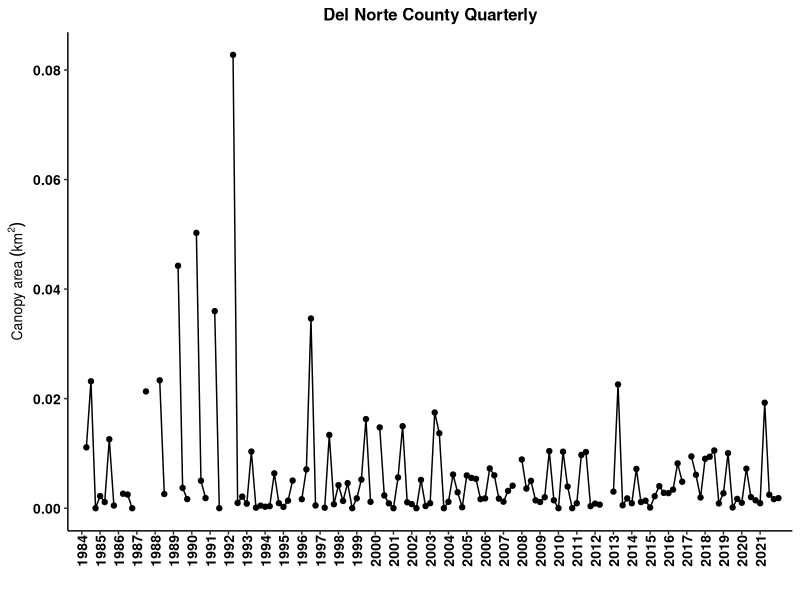
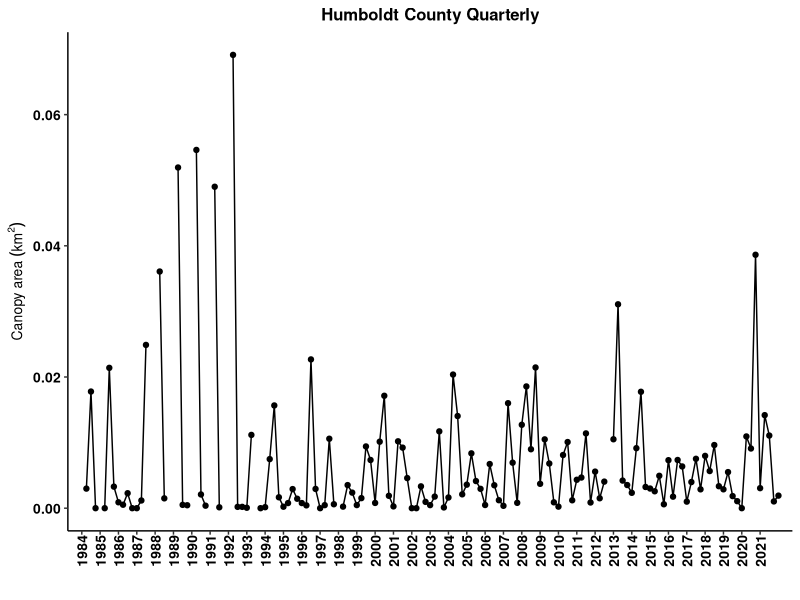
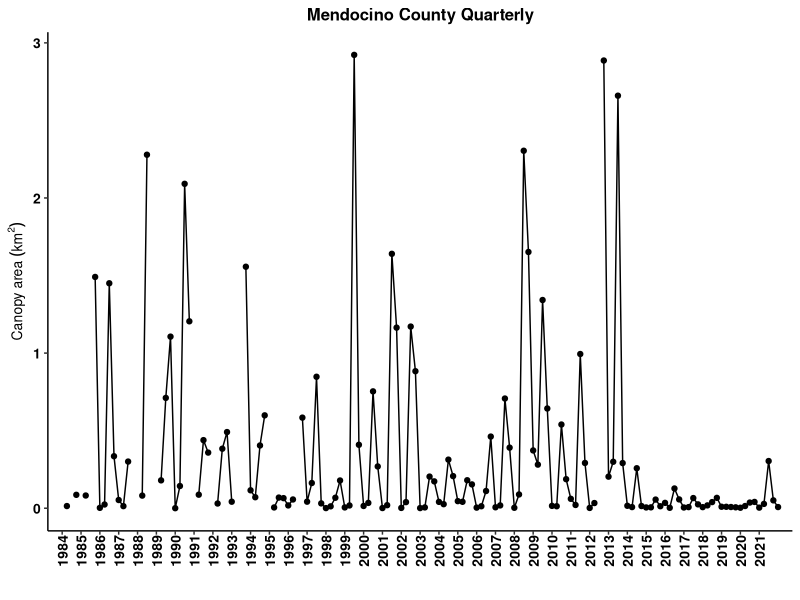
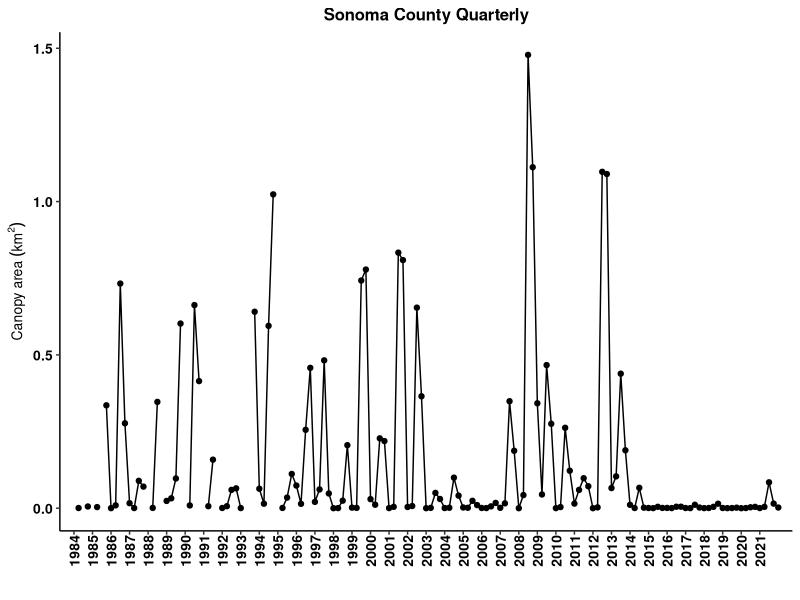
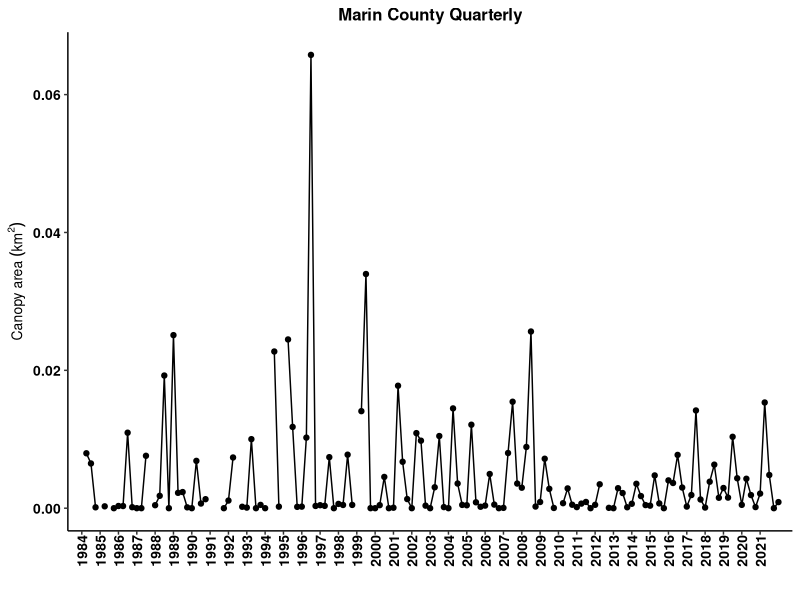
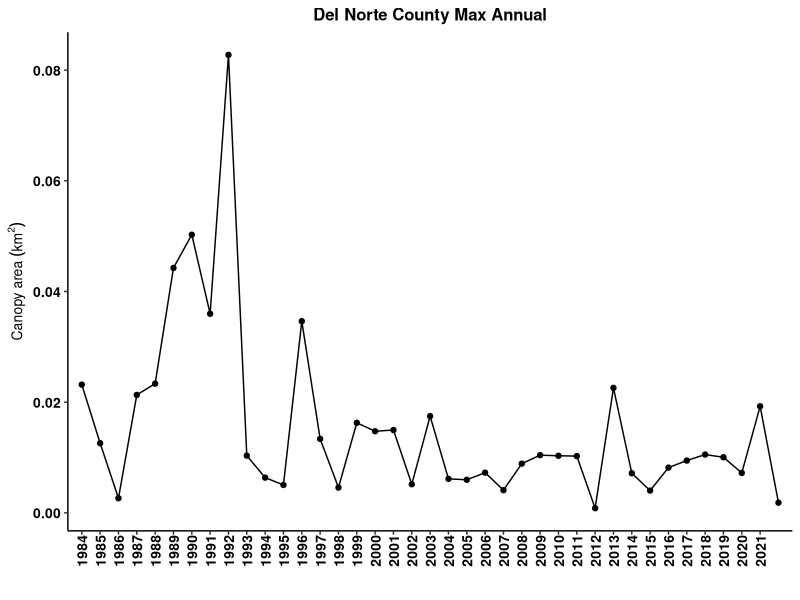
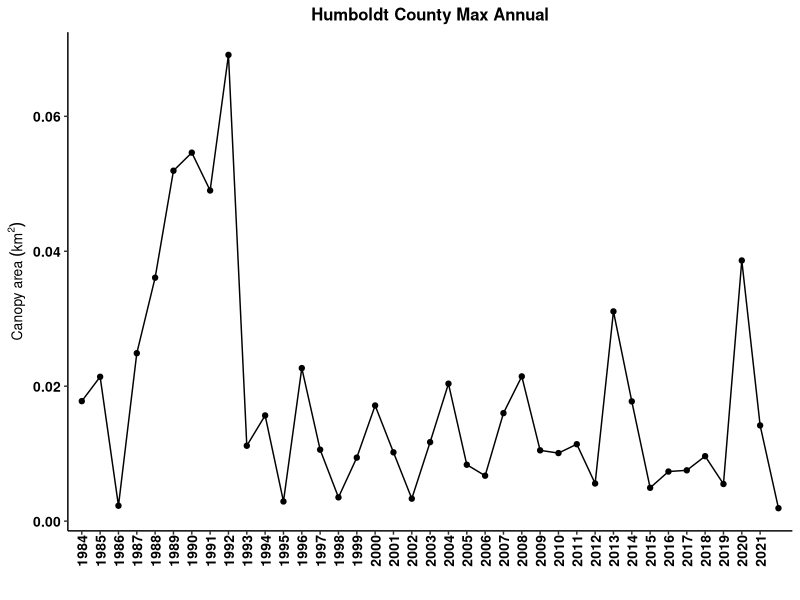
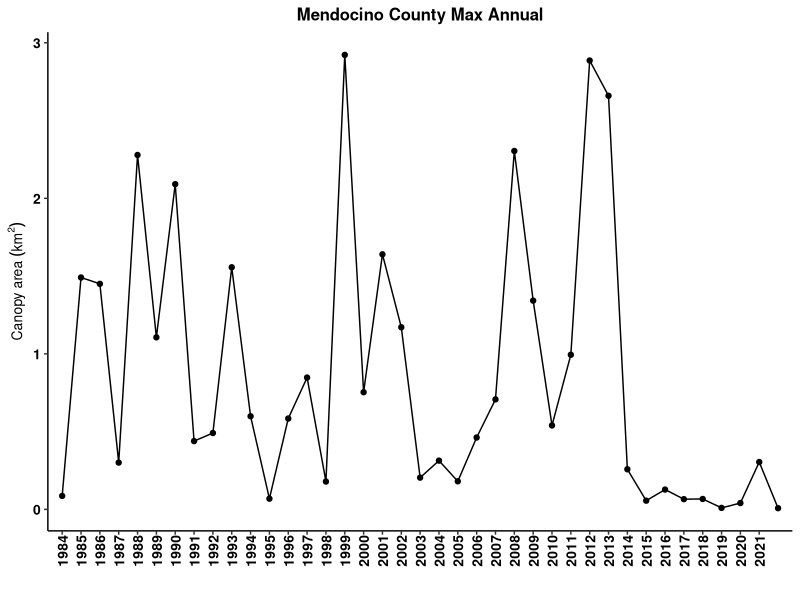

Write the R code that produced these figures, in order.
## ---- chunk 1
knitr::opts_chunk$set(echo = FALSE, warning=FALSE)
options(knitr.table.format = "latex")
# to create a PDF output, change "output:html_document" to "output: pdf_document" in the header above.
# note about fig_crop:FALSE. This makes the PDF output look nicer by putting spaces btwn the figures instead of smashing them as close together as possible. It doesn't do anything to the HTML output as far as I can tell.
# how to assign username: git config --global user.name "gcontolini"
# how to add, commit, and add message in terminal: git commit -am "commit message"
# how to write commit message in terminal: write message then press esc and :wq to save and exit

#### Load libraries ####
library(ggplot2) # plotting
library(ggpubr) # arranging plots
library(scales) # let's you put commas in the axis labels for thousands
library(dplyr) # data manipulations
library(tidyr) # data cleaning
library(readr) # better data reading
library(ncdf4)
library(sf) # special features. probably mapping. 
library(sp) # spatial data
library(lubridate) # manipulating dates easily
library(knitr) # to knit the Rmd file
library(kableExtra) # pretty tables
library(bookdown) # pretty table additions

#### ggplot theme ####
my.theme = theme( 
   panel.background = element_blank(), 
   panel.grid.minor.x = element_blank(),
   panel.grid.major.x = element_blank(),
   panel.grid = element_blank(),
   axis.text  = element_text(size=10, face='bold', color='black'), #makes axis labels bigger
   axis.title = element_text(size=10, face="bold"), #makes axis title bigger and bold
   #axis.title.y = element_text(margin=margin(0,10,0,5)), #pushes the y axis title away from the y axis labels
   strip.background = element_blank(),
   #legend.title = element_blank(),
   #legend.text = element_text(size=8),
   legend.background = element_blank(), 
   legend.key = element_blank(), #makes the legend background behind the symbols go away.
   #axis.ticks.x = element_blank()
   axis.line = element_line(color = 'black'), 
   panel.border = element_blank(), # this removes the box around the plot   
   plot.title = element_text(size=12 ,face='bold', hjust = 0.5), # hjust 0.5 makes title centered
   axis.text.x = element_text(size = 10, angle = 90, vjust = 0.5, margin = margin(0,0,5,0)) # rotates x axis labels 90 degrees counter-clockwise, pushes bars onto x axis
)


#### Import data ####
# info on the data: https://sbclter.msi.ucsb.edu/data/catalog/package/?package=knb-lter-sbc.74

# Instructions from Dr. Tom Bell:
# “The output files show the Admin Bed # in the first column and the rest of the columns are quarters from 1984 - 2020. Area is in m2 and biomass is in fresh kg. Missing values (due to lack of imagery or clouds are labelled as -999).”

# Edible seaweed data from CDFW
# edible = read.csv('EdibleSeaweedHarvest_rfm_1-28-21.csv') # edible seaweed harvest. This one has months. That is important.
# kelp = read.csv('KelpHarvest_vers2_rfm_1-28-21.csv') # kelp harvest
## ---- chunk 2
# The loop below requires the NetCDF file which is too large for GitHub to host. Also takes several minutes to run. I commented it out here, copied it, ran it on my local machine, and read in the output at the end of this chunk. You can do the same if you have the shapefiles:
# 'MAN_CA_CountyStateWaters.shp' # county shapefiles
# 'LandsatkelpBiomass_2021_v2_withmetadata.nc' # Landsat kelp canopy area pixels from Environmental Data Initiative repository that hosts the Santa Barbara Coastal Long-term Ecological Monitoring Landsat processed kelp canpy area pixel data. You will need to visit their site to get the most updated data. 

#Kelp Biomass and Area Dynamics of State Waters Delineated by Coastal Counties
#Tom Bell
#November 18, 2020
# **Please let me know if you need help with any step!**

#Install Packages **(Only the first time you ever run this script)**
#The first time you ever run this script, please install these packages by removing the '#' in front of each line (lines 8 - 10)
# install.packages('ncdf4')
# install.packages('sf')
# install.packages('sp')

#Load Required Packages
#You need to load these packages each time you restart an R session and run this script
library(ncdf4)
library(sf)
library(sp)

#Set Work Directory
#This is a folder on your computer where all input files and outputs files will be placed
# **Please update this path to the working directory on your computer**
# **Note that on a Windows machine the forward slashes "/" have to be changed to back slashes "\"
# setwd("C:/Users/gcontolini/OneDrive - California Department of Fish and Wildlife/Documents/Bull Kelp Working Group/Data analysis")
# 
# #Load Coastal Counties State Waters Shapefile
# #Place the lat/lon version of the Coastal Counties State Waters shapefile in your working directory
# county_shapes <- st_read('MAN_CA_CountyStateWaters.shp')
# 
# #Open Kelp NetCDF File
# #Place the NetCDF file in your working directory
# #The file can be found here: https://sbclter.msi.ucsb.edu/data/catalog/package/?package=knb-lter-sbc.74
# nc_data <- nc_open('LandsatKelpBiomass_2022_Q1_withmetadata.nc')
# 
# #Load necessary variables from NetCDF File
# lon <- ncvar_get(nc_data, 'longitude')
# lat <- ncvar_get(nc_data, 'latitude')
# years <- ncvar_get(nc_data, 'year')
# quarters <- ncvar_get(nc_data, 'quarter')
# biomass <- ncvar_get(nc_data, 'biomass')
# area <- ncvar_get(nc_data, 'area')
# 
# #Make Coordinate Dataframe
# coords <- data.frame(lon,lat)
# 
# #Create output matrices
# LN = dim(quarters)
# output_biomass <- matrix(ncol=LN, nrow=22)
# output_area <- matrix(ncol=LN, nrow=22)
# 
# for(i in 1:22){
#   
#   #Pull shapefile coordinates from each coastal county
#   if (i == 17) {
#     county_coords <- as.data.frame(county_shapes[i,]$geometry[[1]][[30]][[1]])
#   } else {
#     county_coords <- as.data.frame(county_shapes[i,]$geometry[[1]][[1]][[1]])
#   }
# 
#   #Find the kelp coordinates that exist inside each county polygon
#   kelp_poly <- point.in.polygon(lon, lat, county_coords$V1, county_coords$V2, mode.checked=FALSE)
#   TF <- which(kelp_poly %in% 1)
# 
#   #Extract biomass and area data for each polygon
#   bio_county <- biomass[TF,] 
#   area_county <- area[TF,] 
# 
#   #Sum biomass and area
#   bio_county_sum <- colSums(bio_county, na.rm = TRUE, dims = 1)
#   area_county_sum <- colSums(area_county, na.rm = TRUE, dims = 1)
#   
#   #Remove Columns w/ >25% No Data (Clouds)
#   #Find all NA values (missing data) in the kelp dataset
#   bio_county_NA = is.na(bio_county)
#   area_county_NA = is.na(area_county)
#   
#   #Find number of kelp pixels in the polygon
#   L = dim(bio_county)
#   
#   #Calculate the percent of NAs for each season
#   bio_county_NA_percent <- colSums(bio_county_NA, na.rm = TRUE)/L[1]
#   area_county_NA_percent <- colSums(area_county_NA, na.rm = TRUE)/L[1]
#   
#   #Find seasons with greater than 20% missing data
#   NA_GT <- which(bio_county_NA_percent > 0.25)
#   NA_GTA <- which(area_county_NA_percent > 0.25)
#   
#   #Set seasons with greater than 20% missing data to -999
#   bio_county_sum[NA_GT] = -999
#   area_county_sum[NA_GTA] = -999
# 
#   #Add summed kelp canopy data to matrix
#   output_biomass[i,] <- bio_county_sum
#   output_area[i,] <- area_county_sum
#   
# }
# 
# #Transpose Quarter and Year data
# quarterst <- t(quarters)
# yearst <- t(years)
# 
# #Add Quarter and Year data to output matrices
# output2_biomass <- rbind(quarterst, output_biomass)
# output3_biomass <- rbind(yearst, output2_biomass)
# output2_area <- rbind(quarterst, output_area)
# output3_area <- rbind(yearst, output2_area)
# 
# #Add County name to output matrices
# CountyNA <- county_shapes$County
# Counties <- c(rep(NA,2),CountyNA)
# output4_biomass <- cbind(Counties, output3_biomass)
# output4_area <- cbind(Counties, output3_area)
# 
# #Write CSV of kelp biomass time series for each county
# write.csv(output4_biomass, 'kelp_biomass_county_output_2May2022.csv', row.names = FALSE)
# write.csv(output4_area, 'kelp_area_county_output_2May2022.csv', row.names = FALSE)

output4_area <- read_csv("kelp_area_county_output_2May2022.csv") # This is where I read in the output from the commented section above which was run on my local machine. 

# Label offshore islands
output4_area$Counties[3] = "Los Angeles_San Clemente Is"
output4_area$Counties[4] = "Ventura_San Nicholas Is"
output4_area$Counties[5] = "Los Angeles_Santa Catalina Is"
output4_area$Counties[6] = "Santa Barbara_Santa Barbara Is"
output4_area$Counties[7] = "Santa Barbara_Santa Cruz-Rosa-Miguel Is"
output4_area$Counties[8] = "San Francisco_Farallones Is"
output4_area$Counties[23]= "Ventura_Anacapa Is" # Anacapa Island
## ---- chunk 3
canopy_area <- output4_area %>%
   as.data.frame()

# I want to plot area vs. year.quarter. This means year.quarter needs to be in a column. Currently all cols are separate. This is called wide format. I want tall format.

# create column names
names(canopy_area) <- paste(canopy_area[1,], canopy_area[2,], sep='.') # paste years with quarters to make each col have a unique name.

# rename the ID col for counties
names(canopy_area)[1] <- "county"

# remove first 2 rows since they are not canopy data, just IDs--year and quarter
canopy_area <- canopy_area[-c(1:2),] 

# convert to tall format
canopy_area_tall <- canopy_area %>% 
   pivot_longer(-'county', names_to = 'year.qtr', values_to = 'm2')

# separate year and quarter into two cols
canopy_area_tall <- canopy_area_tall %>%
   separate(col = year.qtr, sep = "[.]", into = c("year","qtr")) # omg. you have to hard bracket the period for some reason. wtf does [^[:alnum:]]+ mean and why aren't brackets used in the example?????? :((

# make number cols numeric
canopy_area_tall$year <- as.numeric(canopy_area_tall$year)
canopy_area_tall$qtr <- as.numeric(canopy_area_tall$qtr)
canopy_area_tall$m2 <- as.numeric(canopy_area_tall$m2)

# make quarters actual quarter decimals for plotting
qtrs <- seq(0,0.75,0.25)
for(i in 1:4) {
   canopy_area_tall$qtr[which(canopy_area_tall$qtr == i)] <- qtrs[i]
}

# add year and quarter to get a continuous time column. Note that the tibble hides the decimals place for no apparent reason but the sum is correct.
canopy_area_tall$year.qtr <- canopy_area_tall$year + canopy_area_tall$qtr

# Change negative area to NA
canopy_area_tall$m2[which(canopy_area_tall$m2 < 0)] = NA

# Convert m2 to km2
canopy_area_tall$km2 = canopy_area_tall$m2 / 1e6

## ---- chunk 4
# All quarters
expand.a.little = 0.02

##Del Norte
ggplot(canopy_area_tall[which(canopy_area_tall$county == 'Del Norte'),], aes(x = year.qtr, y = km2)) +
   geom_point() +
   geom_line() +
   scale_x_continuous(breaks = 1984:2021, expand = c(expand.a.little,0)) +
   # scale_y_continuous(breaks = seq(0, 0.015, 0.0025), expand = c(expand.a.little,0)) +
   labs(x = '',  y =  bquote('Canopy area'~(km^2))) +
   ggtitle('Del Norte County Quarterly') +
   my.theme

## Humboldt
ggplot(canopy_area_tall[which(canopy_area_tall$county == 'Humboldt'),], aes(x = year.qtr, y = km2)) +
   geom_point() +
   geom_line() +
   scale_x_continuous(breaks = 1984:2021, expand = c(expand.a.little,0)) +
   # scale_y_continuous(limits = c(0,0.0225), breaks = seq(0, 0.025, 0.0025), expand = c(expand.a.little,0)) +
   labs(x = '',  y =  bquote('Canopy area'~(km^2))) +
   ggtitle('Humboldt County Quarterly') +
   my.theme

## Mendocino
ggplot(canopy_area_tall[which(canopy_area_tall$county == 'Mendocino'),], aes(x = year.qtr, y = km2)) +
   geom_point() +
   geom_line() +
   scale_x_continuous(breaks = 1984:2021, expand = c(expand.a.little,0)) +
   # scale_y_continuous(limits = c(0,3), breaks = seq(0, 3, 0.25), expand = c(expand.a.little,0)) +
   labs(x = '', y =  bquote('Canopy area'~(km^2))) +
   ggtitle('Mendocino County Quarterly') +
   my.theme

## Sonoma
ggplot(canopy_area_tall[which(canopy_area_tall$county == 'Sonoma'),], aes(x = year.qtr, y = km2)) +
   geom_point() +
   geom_line() +
   scale_x_continuous(breaks = 1984:2021, expand = c(expand.a.little,0)) +
   # scale_y_continuous(limits = c(0,2), breaks = seq(0, 2, 0.25), expand = c(expand.a.little,0)) +
   labs(x = '', y =  bquote('Canopy area'~(km^2))) +
   ggtitle('Sonoma County Quarterly') +
   my.theme

## Marin
ggplot(canopy_area_tall[which(canopy_area_tall$county == 'Marin'),], aes(x = year.qtr, y = km2)) +
   geom_point() +
   geom_line() +
   scale_x_continuous(breaks = 1984:2021, expand = c(expand.a.little,0)) +
   # scale_y_continuous(limits = c(0, 0.0125), breaks = seq(0, 0.0125, 0.0025), expand = c(expand.a.little,0)) +
   labs(x = '', y =  bquote('Canopy area'~(km^2))) +
   ggtitle('Marin County Quarterly') +
   my.theme
## ---- chunk 5
# Maximum canopy area. in each year and county, find the maximum km2 value.
canopy_area_max_annual <- canopy_area_tall %>%
  group_by(county, year) %>%
  summarise(max.km2 = max(km2, na.rm = T), .groups = 'drop')

# 1987 and 1992 Marin had no data. Change -Inf to NA for those years so it plots better.
canopy_area_max_annual$max.km2[which(canopy_area_max_annual$max.km2 < 0)] <- NA

##Del Norte
ggplot(canopy_area_max_annual[which(canopy_area_max_annual$county == 'Del Norte'),], aes(x = year, y = max.km2)) +
   geom_point() +
   geom_line() +
   scale_x_continuous(breaks = 1984:2021, expand = c(expand.a.little,0)) +
   # scale_y_continuous(breaks = seq(0, 0.015, 0.0025), expand = c(expand.a.little,0)) +
   labs(x = '',  y =  bquote('Canopy area'~(km^2))) +
   ggtitle('Del Norte County Max Annual') +
   my.theme 

## Humboldt
ggplot(canopy_area_max_annual[which(canopy_area_max_annual$county == 'Humboldt'),], aes(x = year, y = max.km2)) +
   geom_point() +
   geom_line() +
   scale_x_continuous(breaks = 1984:2021, expand = c(expand.a.little,0)) +
   # scale_y_continuous(expand = c(expand.a.little,0)) +
   labs(x = '',  y =  bquote('Canopy area'~(km^2))) +
   ggtitle('Humboldt County Max Annual') +
   my.theme 

## Mendocino
ggplot(canopy_area_max_annual[which(canopy_area_max_annual$county == 'Mendocino'),], aes(x = year, y = max.km2)) +
   geom_point() +
   geom_line() +
   scale_x_continuous(breaks = 1984:2021, expand = c(expand.a.little,0)) +
   # scale_y_continuous(expand = c(expand.a.little,0)) +
   labs(x = '',  y =  bquote('Canopy area'~(km^2))) +
   ggtitle('Mendocino County Max Annual') +
   my.theme 

## Sonoma
ggplot(canopy_area_max_annual[which(canopy_area_max_annual$county == 'Sonoma'),], aes(x = year, y = max.km2)) +
   geom_point() +
   geom_line() +
   scale_x_continuous(breaks = 1984:2021, expand = c(expand.a.little,0)) +
   # scale_y_continuous(expand = c(expand.a.little,0)) +
   labs(x = '',  y =  bquote('Canopy area'~(km^2))) +
   ggtitle('Sonoma County Max Annual') +
   my.theme 

## Marin
ggplot(canopy_area_max_annual[which(canopy_area_max_annual$county == 'Marin'),], aes(x = year, y = max.km2)) +
   geom_point() +
   geom_line() +
   scale_x_continuous(breaks = 1984:2021, expand = c(expand.a.little,0)) +
   # scale_y_continuous(expand = c(expand.a.little, 0)) +
   labs(x = '',  y =  bquote('Canopy area'~(km^2))) +
   ggtitle('Marin County Max Annual') +
   my.theme 
## ---- chunk 6
qtr_max_county <- canopy_area_tall %>%
  group_by(county, year) %>%     # group by county and year
  slice(which.max(km2)) %>%      # find the maximum km2 value
  subset(select = -year.qtr) %>% # remove year.qtr col
  transmute(quarter = qtr*4+1)   # change quarters from decimals to 1,2,3,4

# # Count how many quarters are the max per year per county
# n_max_qtrs_county <- qtr_max_county %>%
#   group_by(county, quarter) %>%
#   summarise(number = length(quarter), .groups = 'drop') %>%
#   filter(county %in% c('Del Norte', 'Humboldt', 'Mendocino', 'Sonoma')) %>%
#   complete(county, quarter, fill = list(number = 0)) # sets missing quarters to number = 0
# 
# kable(n_max_qtrs_county
#       , digits = 2
#       , booktabs = TRUE
#       , row.names = FALSE
#       , align = 'c'
#       , linesep = ''
#       , caption = 'Number of quarters with maximum annual canopy area'
# ) %>%
#   kable_styling(latex_options = 'hold_position') # otherwise the table moves in the pdf

# I want to identify the quarter in each of the counties that had the max km2 value in 2021
max_2021_km2 <- canopy_area_tall %>%
  filter(year == 2021) %>%
  filter(county %in% c('Del Norte','Humboldt','Mendocino','Sonoma','Marin')) %>% # this shows km2 values for only northern counties in 2021. What is the max for 2021?
  group_by(county) %>%
  summarise(max.km2 = max(km2, na.rm = T)) # this gives the max km2 values. which quarter are they in?
      
km2_qtrs_northcounties <- canopy_area_tall %>%
  filter(year == 2021 & county %in% c('Del Norte','Humboldt','Mendocino','Sonoma','Marin')) %>%
  #filter(km2 %in% max_2021_km2$max.km2) %>% # This shows only the quarters with the annual maxima
  mutate(quarter = qtr*4+1) %>%
  subset(select = c('county','year','quarter','km2')) %>%
  arrange(county) %>% # order by county name north to south
  relocate(year) # puts year as the first col


kable(km2_qtrs_northcounties
      #, digits = 2
      , booktabs = TRUE
      , row.names = FALSE
      , align = 'c'
      , linesep = ''
      , caption = 'Quarterly kelp canopy area in 2021 only'
) %>%
  kable_styling(latex_options = 'hold_position') # otherwise the table moves in the pdf


      
